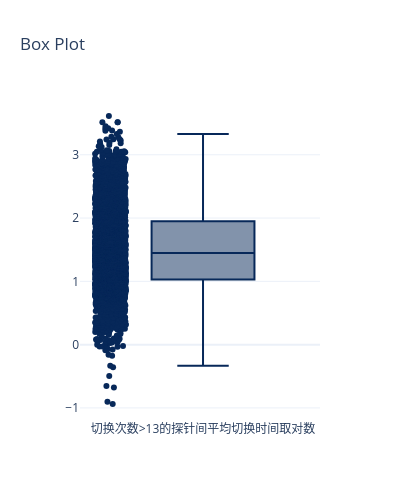

Notebook code for this chart:
### Code cell
def log(x):
    if x == 0:
        x = 0.1
    return math.log(x,10)
meanTime = df_insight[df_insight['count']>14].meanTime.apply(log)
myplot.Boxes([(meanTime,'切换次数>13的探针间平均切换时间取对数')])

### Figure 1 — Plotly figure (JSON) as saved in the notebook; plotly's stock layout.template omitted (floating-point values rounded to 4 significant figures; data arrays with more than 128 entries replaced by an {"elided": "..."} marker saying what was removed)
{"data": [{"boxpoints": "all", "jitter": 0.3, "line": {"color": "rgb(7,40,89)"}, "marker": {"color": "rgb(7,40,89)"}, "name": "切换次数>13的探针间平均切换时间取对数", "pointpos": -1.8, "type": "box", "y": {"elided": "3394 float values"}}], "layout": {"height": 500, "title": {"text": "Box Plot"}, "width": 400}}
